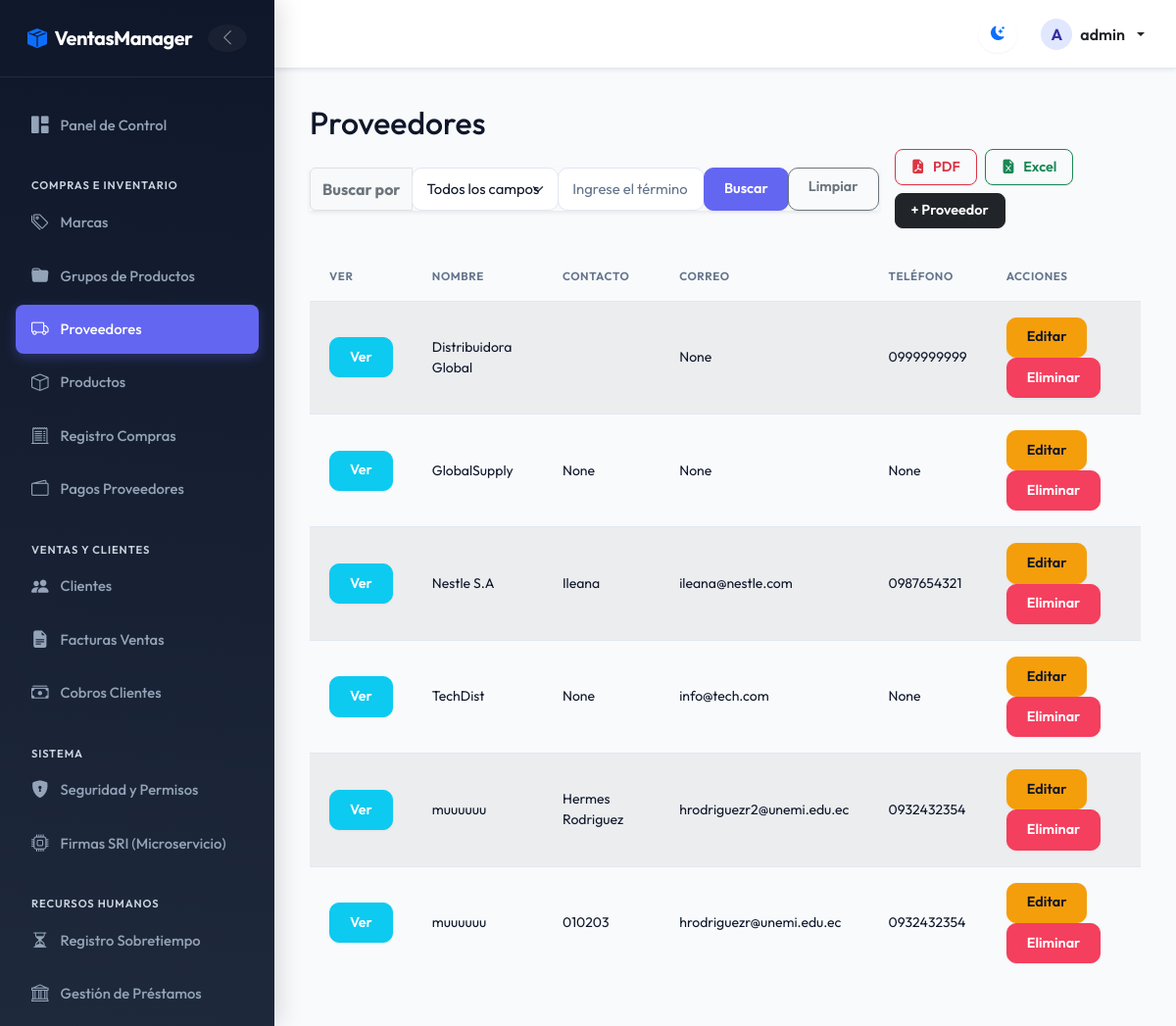
Before: /suppliers/ (signed in) with the older database file.
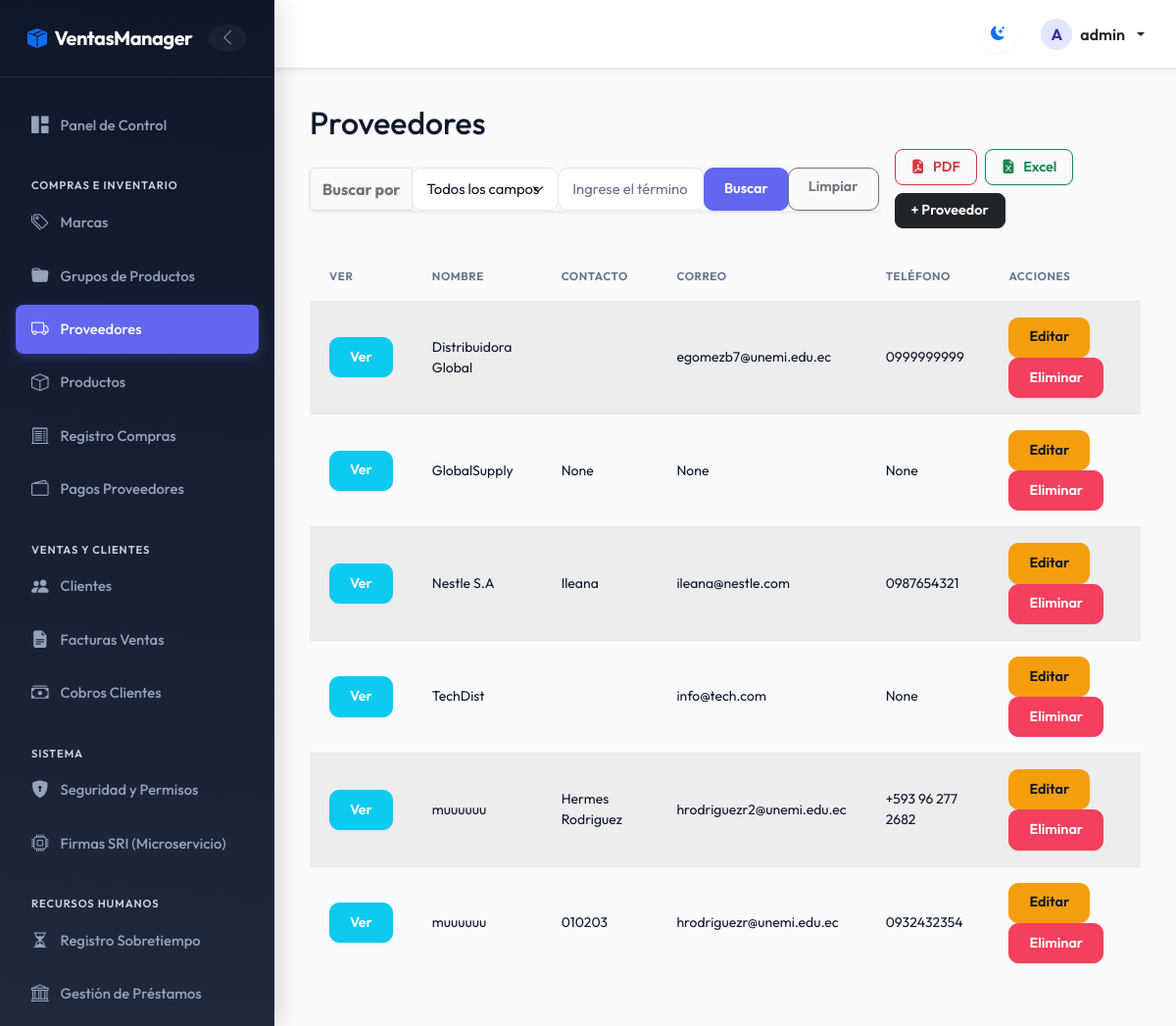
After: the same page with the newer database file.
### billing/models.py (models this page shows, shortened)
class Supplier(models.Model):
    name = models.CharField(max_length=200, verbose_name='Company Name')
    contact_name = models.CharField(max_length=200, blank=True, null=True)
    email = models.EmailField(blank=True, null=True)
    phone = models.CharField(max_length=20, blank=True, null=True)
    address = models.TextField(blank=True, null=True)
    is_active = models.BooleanField(default=True)
    created_at = models.DateTimeField(auto_now_add=True)
    updated_at = models.DateTimeField(auto_now=True)
    class Meta:
        verbose_name = 'Supplier'
        verbose_name_plural = 'Suppliers'
        ordering = ['name']
        permissions = [
            ("download_supplier_pdf", "Can download Supplier PDF report"),
            ("download_supplier_excel", "Can download Supplier Excel report"),
            ("detail_supplier", "Can view Supplier detail modal"),
        ]

### billing/views.py (the view, shortened to what this page needs)
# urls.py: path('suppliers/', views.SupplierListView.as_view(), name='supplier_list'),
class SupplierListView(LoginRequiredMixin, PermissionRequiredMixin, ListView):
    permission_required = 'billing.view_supplier'
    model = Supplier
    template_name = 'billing/supplier_list.html'
    context_object_name = 'items'
    paginate_by = 10
    def get_queryset(self):
        queryset = super().get_queryset()
        search_field = self.request.GET.get('search_field', 'all').strip()
        search_value = self.request.GET.get('search_value', '').strip()
        return queryset
    def get_context_data(self, **kwargs):
        context = super().get_context_data(**kwargs)
        context['search_field'] = self.request.GET.get('search_field', 'all').strip()
        context['search_value'] = self.request.GET.get('search_value', '').strip()
        return context

### billing/context_processors.py (called while the page is built)
def sri_settings(request):
    sri_url = getattr(settings, 'SRI_MICROSERVICE_URL', 'https://sri-microservice.vercel.app/firmar-y-enviar')
    base_url = sri_url.rsplit('/', 1)[0]
    return {
        'SRI_MICROSERVICE_CONFIG_URL': f"{base_url}/configurar"
    }

### security/templatetags/security_tags.py (called while the page is built)
@register.filter(name='has_group')
def has_group(user, group_name):
    if not user.is_authenticated:
        return False
    if user.is_superuser:      # el superusuario ve todo
        return True
    return user.groups.filter(name=group_name).exists()

### billing/templates/billing/supplier_list.html (shortened to what this page needs)
{% extends 'billing/base.html' %}
{% block content %}
<h2>Proveedores</h2>
<div class="d-flex flex-column flex-md-row justify-content-between align-items-md-center gap-3 mb-4">
  <form method="get" class="m-0 flex-grow-1" style="max-width: 700px;">
    <div class="input-group shadow-sm">
      <span class="input-group-text bg-light fw-bold text-secondary">Buscar por</span>
      <select name="search_field" id="search_field" class="form-select border-secondary-subtle" style="max-width: 180px;">
        <option value="all" {% if search_field == 'all' or not search_field %}selected{% endif %}>Todos los campos</option>
      </select>
      <input type="text" name="search_value" id="search_value" class="form-control border-secondary-subtle" placeholder="Ingrese el término a buscar..." value="{{ search_value|default:'' }}">
      <button type="submit" class="btn btn-primary">Buscar</button>
      <a href="{% url 'billing:supplier_list' %}" class="btn btn-outline-secondary">Limpiar</a>
    </div>
  </form>
  <div class="d-flex align-items-center gap-2 flex-wrap ms-md-auto">
    {% if perms.billing.download_supplier_pdf %}
    <a href="{% url 'billing:supplier_report_pdf' %}" class="btn btn-action-pdf d-flex align-items-center gap-2 fw-semibold">
      <i class="bi bi-file-earmark-pdf-fill"></i> PDF
    </a>
    {% endif %}
    {% if perms.billing.download_supplier_excel %}
    <a href="{% url 'billing:supplier_report_excel' %}" class="btn btn-action-excel d-flex align-items-center gap-2 fw-semibold">
      <i class="bi bi-file-earmark-excel-fill"></i> Excel
    </a>
    {% endif %}
    {% if perms.billing.add_supplier %}
    <a href="{% url 'billing:supplier_create' %}" class="btn btn-action-add d-flex align-items-center gap-2 fw-semibold">
      + Proveedor
    </a>
    {% endif %}
  </div>
</div>
<table class="table table-striped table-hover">
  <thead class="table-dark">
    <tr>
      <th>Ver</th>
      <th>Nombre</th>
      <th>Contacto</th>
      <th>Correo</th>
      <th>Teléfono</th>
      <th>Acciones</th>
    </tr>
  </thead>
  <tbody>
    {% for item in items %}
    <tr>
      <td>
        {% if perms.billing.detail_supplier %}
        <button type="button" class="btn btn-sm btn-info text-white btn-view-supplier"
                data-name="{{ item.name|escape }}"
                data-contact="{{ item.contact_name|escape|default:'-' }}"
                data-email="{{ item.email|escape|default:'-' }}"
                data-phone="{{ item.phone|escape|default:'-' }}"
                data-address="{{ item.address|escape|default:'Sin dirección' }}"
                data-active="{% if item.is_active %}Sí{% else %}No{% endif %}"
                data-created="{{ item.created_at|date:'d/m/Y H:i' }}">
          Ver
        </button>
        {% endif %}
      </td>
      <td>{{ item.name }}</td>
      <td>{{ item.contact_name }}</td>
      <td>{{ item.email }}</td>
      <td>{{ item.phone }}</td>
      <td>
        {% if perms.billing.change_supplier %}
        <a href="{% url 'billing:supplier_update' item.pk %}" class="btn btn-sm btn-warning">Editar</a>
        {% endif %}
        {% if perms.billing.delete_supplier %}
        <a href="{% url 'billing:supplier_delete' item.pk %}" class="btn btn-sm btn-danger">Eliminar</a>
        {% endif %}
      </td>
    </tr>
    {% empty %}
    <tr>
      <td colspan="6" class="text-center">Proveedor no encontrado.</td>
    </tr>
    {% endfor %}
  </tbody>
</table>
{% endblock %}

Changed rows visible on the page:
changed Supplier "Distribuidora Global": email "None" → "egomezb7@unemi.edu.ec"
changed Supplier "TechDist": contact_name "None" → (not shown)
changed Supplier "Hermes Rodriguez": phone "0932432354" → "+593 96 277 2682"
